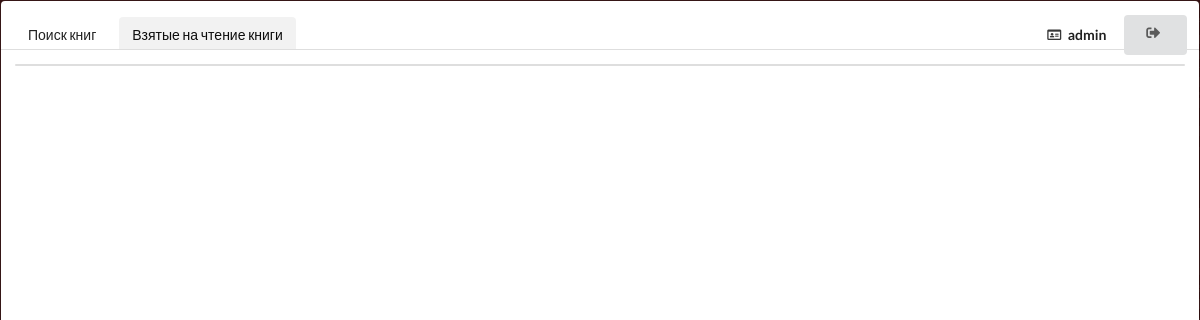
/main/ (signed in), run on an earlier commit of the app's database.
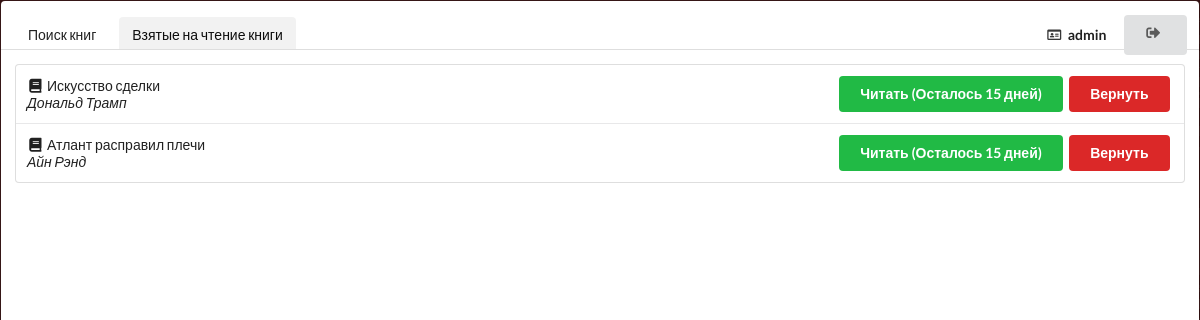
And on a later commit of the database.
### Books/models.py (models this page shows)
class ReadingList(models.Model):
    user_id = models.ForeignKey(User, on_delete=models.CASCADE)
    book_id = models.ForeignKey(Book, on_delete=models.CASCADE)
    days = models.IntegerField()

class Book(models.Model):
    title = models.CharField(max_length=50, help_text="Название книги")
    author = models.CharField(max_length=50, help_text="Автор книги")
    cover = models.ImageField(upload_to="covers")
    pdf = models.FileField(upload_to="pdf")
    count = models.IntegerField()

### Books/views.py (the view)
# urls.py: path('', views.Reading, name='main'),
def Reading(request):
    current_user = request.user
    reading = ReadingList.objects.all().filter(user_id=current_user)
    return render(request, 'Books/main.html', {'reading': reading})

### Books/templates/Books/main.html (shortened to what this page needs)
{% extends 'Books/base.html' %}
{% block panel %}
<a class="item" href="/main/search">
    Поиск книг
</a>
<a class="active item">
    Взятые на чтение книги
</a>
<div class="right menu">
    <a class="item">
        <i class="id card outline icon"></i> <b>{{ user.username }}</b>
    </a>
    <div class="ui vertical animated button" id="logoutButton" tabindex="0">
        <div class="visible content">
            <i class="sign out icon"></i>
        </div>
    </div>
</div>
{% endblock %}
{% block table_content %}
{% for read in reading %}
<tr>
    <td class="special collapsing">
        <div class = "bookTitle" data-html="<div class='header'></div><div class='content'><img class='ui small image' src='{{ read.book_id.cover.url }}'>" data-position="bottom right" ><i class="book icon"></i>{{ read.book_id.title }}</div>
        <i>{{ read.book_id.author }}</i>
    </td>
    <td class="right aligned collapsing">
        <button class="ui green button reading">
            Читать (Осталось {{ read.days }} дней)
        </button>
        <button class="ui red button delete">
            Вернуть
        </button>
    </td>
</tr>
{% endfor %}
{% endblock %}

What changed in the data, as far as the page shows it:
added ReadingList: book_id "Искусство сделки", book_id.author "Дональд Трамп", days "15"
added ReadingList: book_id "Атлант расправил плечи", book_id.author "Айн Рэнд", days "15"
